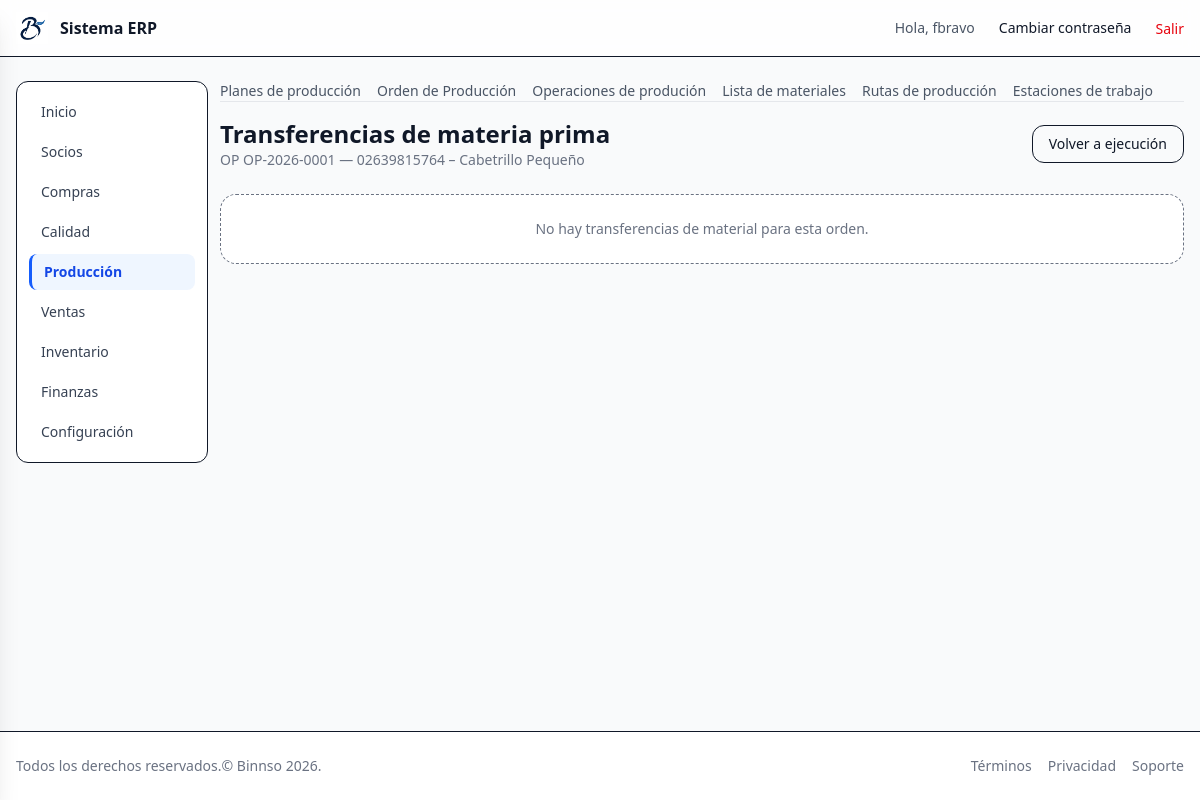
Page /production/orders/1/transfers/ (signed in) on the committed database.
### production/models.py (models this page shows, shortened)
class ProductionOrder(AuditModel):
    code = models.CharField(
        max_length=50,
        unique=True,
        help_text="Código interno de la orden (ej: OP-2025-0001)."
    )
    product = models.ForeignKey(
        Product,
        on_delete=models.PROTECT,
        related_name="production_orders",
    )
    quantity_planned = models.DecimalField(
        max_digits=12,
        decimal_places=4,
        help_text="Cantidad planificada de producto terminado."
    )
    quantity_produced = models.DecimalField(
        max_digits=12,
        decimal_places=4,
        default=Decimal("0"),
        help_text="Cantidad realmente producida ."
    )
    route = models.ForeignKey(
        ProductRoute,
        on_delete=models.SET_NULL,
        null=True,
        blank=True,
        related_name="production_orders",
    )
    bom = models.ForeignKey(
        BillOfMaterial,
        on_delete=models.SET_NULL,
        null=True,
        blank=True,
        related_name="production_orders",
    )
    finished_lot = models.ForeignKey(
        Lot,
        on_delete=models.SET_NULL,
        null=True,
        blank=True,
        related_name="as_finished_in_orders",
        help_text="Lote de producto terminado asociado a esta OP."
    )
    start_date = models.DateField(null=True, blank=True)
    end_date = models.DateField(null=True, blank=True)
    status = models.CharField(
        max_length=20,
        choices=ProductionOrderStatus.choices,
        default=ProductionOrderStatus.DRAFT,
    )
    origin_type = models.CharField(
        max_length=20,
        choices=ProductionOrderOrigin.choices,
        default=ProductionOrderOrigin.PLANNING,
    )
    origin_reference = models.CharField(
        max_length=100,
        blank=True,
        null=True,
        help_text="Referencia externa: código de pedido u planficación de la produción.",
    )
    plan = models.ForeignKey(
        "ProductionPlan",
        on_delete=models.PROTECT,
        null=True,
        blank=True,
        related_name="orders",
        help_text="Plan de producción del que nace esta OP."
    )
    notes = models.TextField(blank=True, null=True)
    class Meta:
        verbose_name = "Orden de producción"
        verbose_name_plural = "Órdenes de producción"

### inventory/models.py (models this page shows, shortened)
class Product(AuditModel):
    product_type = models.CharField(
    max_length=10,
    choices=ProductType.choices,
    default=ProductType.RAW,   # Por defecto materia prima
    )
    code = models.CharField(max_length=50, unique=True ) # codigo uncio de producto
    code_2 = models.CharField(max_length=50, blank=True, null=True)
    name = models.CharField(max_length=200)
    base_unit = models.ForeignKey(   #  unidad técnica base
        Unit,
        on_delete=models.PROTECT,
        related_name="products",
        verbose_name="Unidad base",
    )
    unit_price = models.DecimalField(max_digits=10, decimal_places=4, default=0)
    unit_cost = models.DecimalField(max_digits=10, decimal_places=4,  null=True, blank=True)
    tax_scheme = models.ForeignKey(
        TaxScheme,
        on_delete=models.SET_NULL,
        null=True,
        blank=True,
        related_name="products",
        verbose_name="Esquema tributario",
    )
    provider = models.CharField(max_length=200, blank=True, null=True)
    category = models.CharField(max_length=100, blank=True, null=True)
    brand = models.CharField(max_length=100, blank=True, null=True)
    attribute1 = models.CharField(max_length=100, blank=True, null=True)
    attribute2 = models.CharField(max_length=100, blank=True, null=True)
    is_active = models.BooleanField(default=True)
    lot_prefix = models.CharField(
        max_length=20,
        blank=True,
        null=True,
        help_text="Prefijo para el lote de producción (ej: CAP, CAM, 00101, 00102)."
    )
    use_date_in_lot = models.BooleanField(
        default=True,
        help_text="Si está activo, el lote incluye mes y año de fabricación."
    )
    class Meta:
        ordering = ["name"]
        verbose_name = "Producto"
        verbose_name_plural = "Productos"
        permissions = [
            ("export_product", "Puede exportar productos"),
        ]

### production/views.py (the view)
# urls.py: path("orders/<int:pk>/transfers/", MaterialTransferListView.as_view(), name="order_transfers"),
class MaterialTransferListView(LoginRequiredMixin, ModulePermissionMixin, DetailView):
    permission_required = "production.view_productionorder"
    model = ProductionOrder
    template_name = "production/order_transfers.html"
    context_object_name = "order"
    def get_context_data(self, **kwargs):
        ctx = super().get_context_data(**kwargs)
        from .models import MaterialTransfer
        ctx["transfers"] = (
            MaterialTransfer.objects
            .filter(order=self.object)
            .select_related("component", "lot", "from_warehouse", "to_warehouse", "confirmed_by")
            .order_by("component__code")
        )
        ctx["confirm_form"] = MaterialTransferConfirmForm()
        return ctx

### core/context_processors.py (called while the page is built, shortened)
def module_access(request):
    user = getattr(request, "user", None)
    if user is None or not user.is_authenticated:
        return {"modules": {k: False for k in MODULE_APP_MAP}}
    if user.is_superuser or user.groups.filter(name="admin").exists():
        return {"modules": {k: True for k in MODULE_APP_MAP}}

### core/mixins.py (called while the page is built)
    def has_permission(self):
        user = self.request.user
        if user.is_superuser or user.groups.filter(name="admin").exists():
            return True
        return super().has_permission()

### templates/production/order_transfers.html (shortened to what this page needs)
{% extends "layouts/app.html" %}
{% load static %}
{% block app_content %}
{% include "production/_nav.html" %}
  <div class="mb-6 flex items-center justify-between">
    <div>
      <h1 class="text-2xl font-semibold">Transferencias de materia prima</h1>
      <p class="text-sm text-gray-500">
        OP {{ order.code }} — {{ order.product.code }} – {{ order.product.name }}
      </p>
    </div>
    <a href="{% url 'production:orders_execute' order.pk %}"
       class="rounded-xl border px-4 py-2 text-sm hover:bg-gray-50">
      Volver a ejecución
    </a>
  </div>
  {% if transfers %}
    <div class="overflow-x-auto rounded-2xl border bg-white">
      <table class="min-w-full text-xs">
        <thead>
          <tr class="border-b bg-gray-50 text-[11px] font-semibold text-gray-600">
            <th class="px-3 py-2 text-left">Componente</th>
            <th class="px-3 py-2 text-left">Lote MP</th>
            <th class="px-3 py-2 text-left">Origen</th>
            <th class="px-3 py-2 text-left">Destino</th>
            <th class="px-3 py-2 text-right">Cant. solicitada</th>
            <th class="px-3 py-2 text-right">Cant. confirmada</th>
            <th class="px-3 py-2 text-left">Estado</th>
            <th class="px-3 py-2 text-right">Acciones</th>
          </tr>
        </thead>
        <tbody class="divide-y divide-gray-100">
          {% for tf in transfers %}
            <tr class="hover:bg-gray-50
              {% if tf.status == 'ADJUSTED' %} bg-yellow-50{% endif %}
            ">
              <td class="px-3 py-2 text-[11px] font-medium text-gray-900">
                {{ tf.component.code }} – {{ tf.component.name }}
              </td>
              <td class="px-3 py-2 text-[11px]">
                {{ tf.lot.internal_lot }}
              </td>
              <td class="px-3 py-2 text-[11px] text-gray-700">
                {{ tf.from_warehouse.code }}
              </td>
              <td class="px-3 py-2 text-[11px] text-gray-700">
                {{ tf.to_warehouse.code }}
              </td>
              <td class="px-3 py-2 text-right text-[11px] font-semibold text-gray-900">
                {{ tf.quantity_requested }}
              </td>
              <td class="px-3 py-2 text-right text-[11px]
                {% if tf.status == 'ADJUSTED' %} font-semibold text-amber-700{% else %} text-gray-900{% endif %}
              ">
                {{ tf.quantity_confirmed|default:"—" }}
              </td>
              <td class="px-3 py-2 text-[11px]">
                {% if tf.status == "PENDING" %}
                  <span class="inline-flex rounded-full bg-yellow-100 px-2 py-0.5 text-yellow-800">
                    Pendiente
                  </span>
                {% elif tf.status == "CONFIRMED" %}
                  <span class="inline-flex rounded-full bg-green-100 px-2 py-0.5 text-green-800">
                    Confirmada
                  </span>
                {% elif tf.status == "ADJUSTED" %}
                  <span class="inline-flex rounded-full bg-amber-100 px-2 py-0.5 text-amber-800">
                    Con desviación
                  </span>
                {% endif %}
              </td>
              <td class="px-3 py-2 text-right text-[11px]">
                {% if tf.status == "PENDING" %}
                  <form method="post"
                        action="{% url 'production:transfer_confirm' tf.pk %}"
                        class="flex items-center justify-end gap-1"
                        onsubmit="return confirm('¿Confirmar transferencia de {{ tf.component.code }}?');">
                    {% csrf_token %}
                    <input type="number"
                           name="quantity_confirmed"
                           value="{{ tf.quantity_requested }}"
                           step="0.0001"
                           min="0"
                           class="w-24 rounded-lg border px-2 py-1 text-right text-[11px]"
                           required />
                    <input type="hidden" name="notes" value="" />
                    <button type="submit"
                            class="rounded-xl bg-blue-600 px-3 py-1 text-[11px] font-semibold text-white hover:bg-blue-700">
                      Confirmar
                    </button>
                  </form>
                {% elif tf.status == "ADJUSTED" and tf.deviation_notes %}
                  <span class="text-[10px] text-amber-700" title="{{ tf.deviation_notes }}">
                    {{ tf.deviation_notes|truncatechars:40 }}
                  </span>
                {% elif tf.confirmed_by %}
                  <span class="text-[10px] text-gray-500">
                    {{ tf.confirmed_by.get_full_name|default:tf.confirmed_by.username }}
                    · {{ tf.confirmed_at|date:"d/m/Y H:i" }}
                  </span>
                {% endif %}
              </td>
            </tr>
          {% endfor %}
        </tbody>
      </table>
    </div>
    {% for tf in transfers %}
      {% if tf.status == "ADJUSTED" %}
        <div class="mt-3 rounded-xl border border-amber-300 bg-amber-50 p-3 text-xs text-amber-800">
          <strong>Alerta de desviación:</strong>
          {{ tf.component.code }} — Solicitado: {{ tf.quantity_requested }},
          Confirmado: {{ tf.quantity_confirmed }}.
          {% if tf.deviation_notes %}Nota: {{ tf.deviation_notes }}{% endif %}
        </div>
      {% endif %}
    {% endfor %}
  {% else %}
    <div class="rounded-2xl border border-dashed bg-white p-6 text-center text-sm text-gray-500">
      No hay transferencias de material para esta orden.
    </div>
  {% endif %}
{% endblock %}

### templates/partials/_navbar.html (shortened to what this page needs)
{% load static %}
<header class="bg-white/80 backdrop-blur border-b">
  <div class="container mx-auto max-w-7xl px-4 py-3 flex items-center justify-between">
    <a href="{% url 'dashboard' %}" class="flex items-center gap-3">
      <img src="{% static 'img/logo.png' %}" alt="Logo" class="h-8 w-8" />
      <span class="font-semibold">Sistema ERP</span>
    </a>
    <nav class="hidden md:flex items-center gap-6">
      {% if request.user.is_authenticated %}
        <span class="text-sm text-gray-600">Hola, {{ request.user.get_username }}</span>
        <a href="{% url 'password_change' %}" class="text-sm hover:underline">Cambiar contraseña</a>
        <form method="post" action="{% url 'logout' %}" class="inline">
          <button type="submit" class="text-sm text-red-600 hover:underline">
          Salir
        </button>
          </form>
      {% else %}
        <a href="{% url 'login' %}" class="text-sm text-blue-600 hover:underline">Iniciar sesión</a>
      {% endif %}
    </nav>
  </div>
</header>

### rows in the picture
ProductionOrder: code "OP-2026-0001", product.code "02639815764", product.name "Cabetrillo Pequeño"

### other values in the picture
{{ request.user.get_username }} "fbravo"
